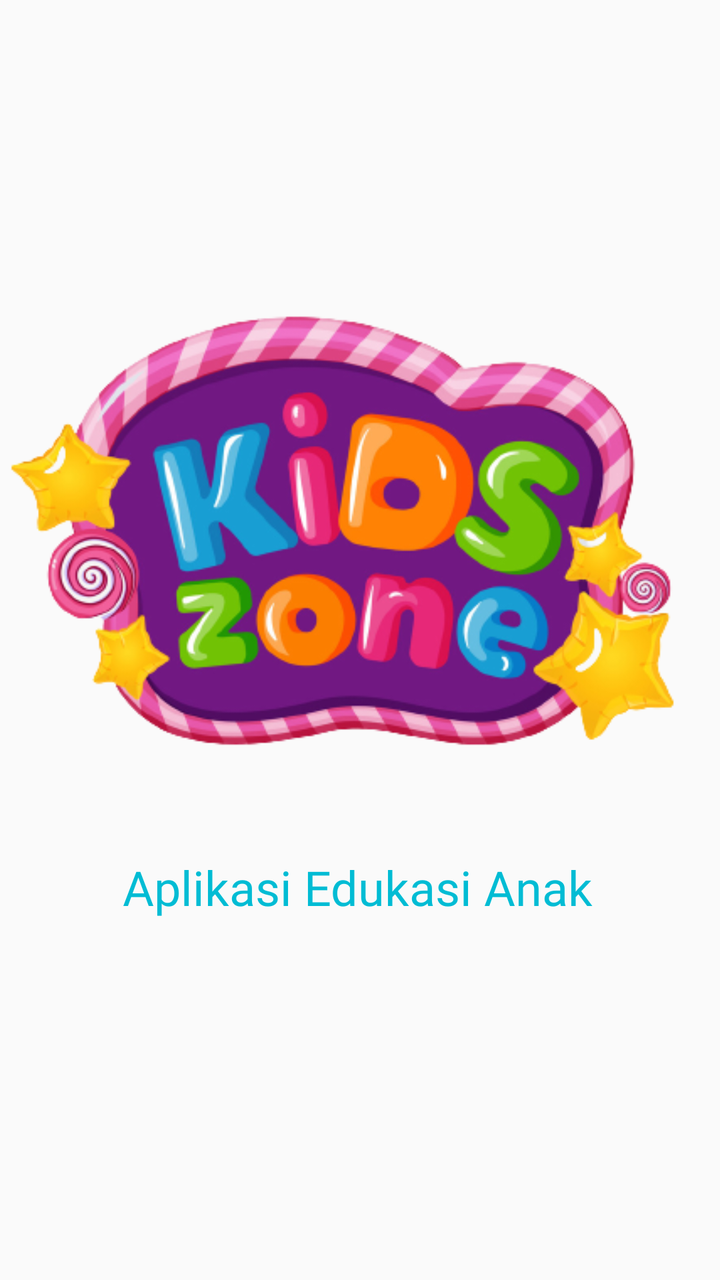
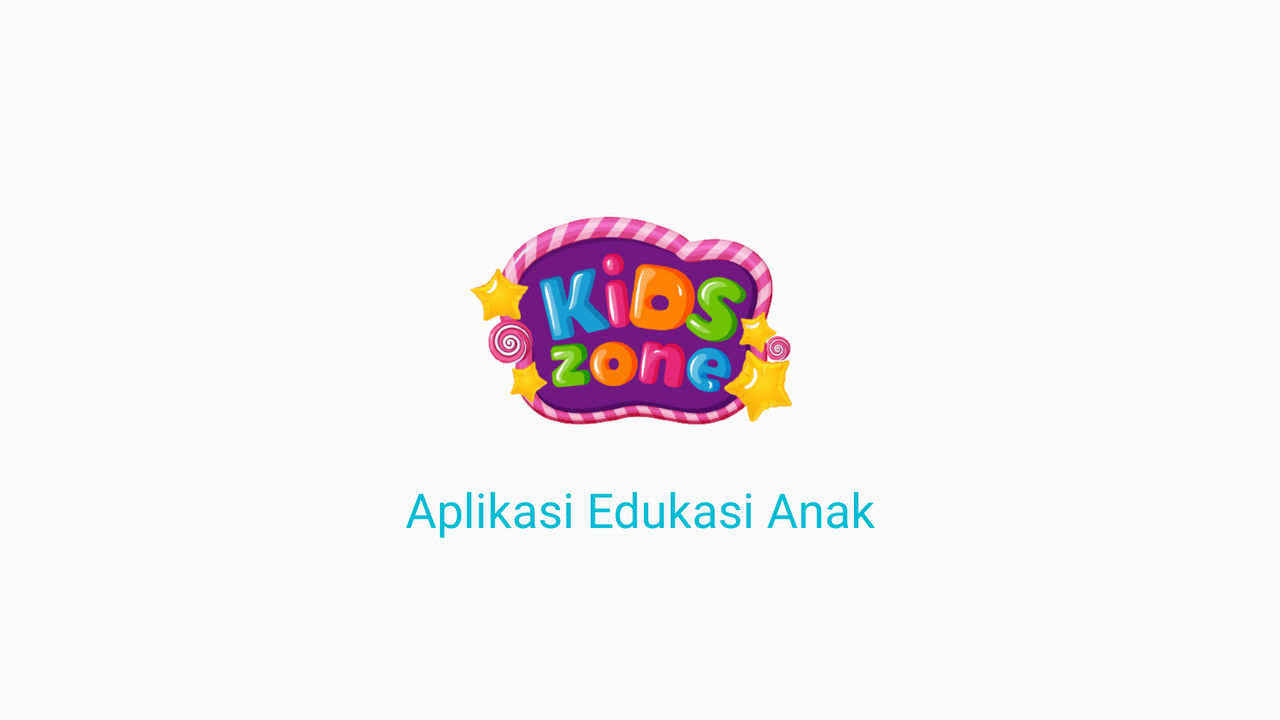

Two renders of one Android screen. The first uses the default layout on a phone; the second uses the alternative layout the repository ships for a different screen configuration, on a matching device. The two XML files are below.
<!-- AndroidManifest.xml: application theme Theme.KidsZone -->
<!-- res/layout/activity_splash_screen.xml -->
<?xml version="1.0" encoding="utf-8"?>
<android.support.constraint.ConstraintLayout xmlns:android="http://schemas.android.com/apk/res/android"
    xmlns:app="http://schemas.android.com/apk/res-auto"
    xmlns:tools="http://schemas.android.com/tools"
    android:layout_width="match_parent"
    android:layout_height="match_parent"
    tools:context=".SplashScreen">

    <ImageView
        android:id="@+id/imagesplash"
        android:layout_width="405dp"
        android:layout_height="533dp"
        android:contentDescription="@string/app_name"
        app:layout_constraintBottom_toBottomOf="parent"
        app:layout_constraintEnd_toEndOf="parent"
        app:layout_constraintStart_toStartOf="parent"
        app:layout_constraintTop_toTopOf="parent"
        app:layout_constraintVertical_bias="0.222"
        app:srcCompat="@drawable/logopreviwe" />

    <TextView
        android:id="@+id/textView"
        android:layout_width="wrap_content"
        android:layout_height="wrap_content"
        android:fontFamily="@font/fontgroovy"
        android:text="@string/textview"
        android:textColor="#00BCD4"
        android:textSize="24sp"
        app:layout_constraintBottom_toBottomOf="parent"
        app:layout_constraintEnd_toEndOf="parent"
        app:layout_constraintHorizontal_bias="0.493"
        app:layout_constraintStart_toStartOf="parent"
        app:layout_constraintTop_toTopOf="parent"
        app:layout_constraintVertical_bias="0.703" />

</android.support.constraint.ConstraintLayout>
<!-- resources referenced by this layout -->
<resources>
  <!-- drawable logopreviwe: png bitmap (drawable, 146082 bytes) -->
  <string name="app_name">KidsZone</string>
  <string name="textview">Aplikasi Edukasi Anak</string>
  <style name="Theme.KidsZone" parent="Theme.AppCompat.Light.NoActionBar">
          
          <item name="colorPrimary">@color/purple_500</item>
          <item name="colorPrimaryDark">@color/purple_700</item>
          <item name="colorAccent">@color/teal_200</item>
          
      </style>
</resources>
<!-- res/layout-land/activity_splash_screen.xml (the repository's variant of the layout above) -->
<!-- drawn on the phone turned sideways -->
<?xml version="1.0" encoding="utf-8"?>
<android.support.constraint.ConstraintLayout xmlns:android="http://schemas.android.com/apk/res/android"
    xmlns:app="http://schemas.android.com/apk/res-auto"
    xmlns:tools="http://schemas.android.com/tools"
    android:layout_width="match_parent"
    android:layout_height="match_parent"
    android:orientation="vertical"
    tools:context=".SplashScreen">

    <ImageView
        android:id="@+id/imagesplash"
        android:layout_width="485dp"
        android:layout_height="212dp"
        android:contentDescription="@string/app_name"
        app:layout_constraintBottom_toBottomOf="parent"
        app:layout_constraintEnd_toEndOf="parent"
        app:layout_constraintHorizontal_bias="0.502"
        app:layout_constraintStart_toStartOf="parent"
        app:layout_constraintTop_toTopOf="parent"
        app:layout_constraintVertical_bias="0.448"
        app:srcCompat="@drawable/logopreviwe" />

    <TextView
        android:id="@+id/textView"
        android:layout_width="wrap_content"
        android:layout_height="wrap_content"
        android:fontFamily="@font/fontgroovy"
        android:text="@string/textview"
        android:textColor="#00BCD4"
        android:textSize="24sp"
        app:layout_constraintBottom_toBottomOf="parent"
        app:layout_constraintEnd_toEndOf="parent"
        app:layout_constraintHorizontal_bias="0.501"
        app:layout_constraintStart_toStartOf="parent"
        app:layout_constraintTop_toTopOf="parent"
        app:layout_constraintVertical_bias="0.727" />

</android.support.constraint.ConstraintLayout>
